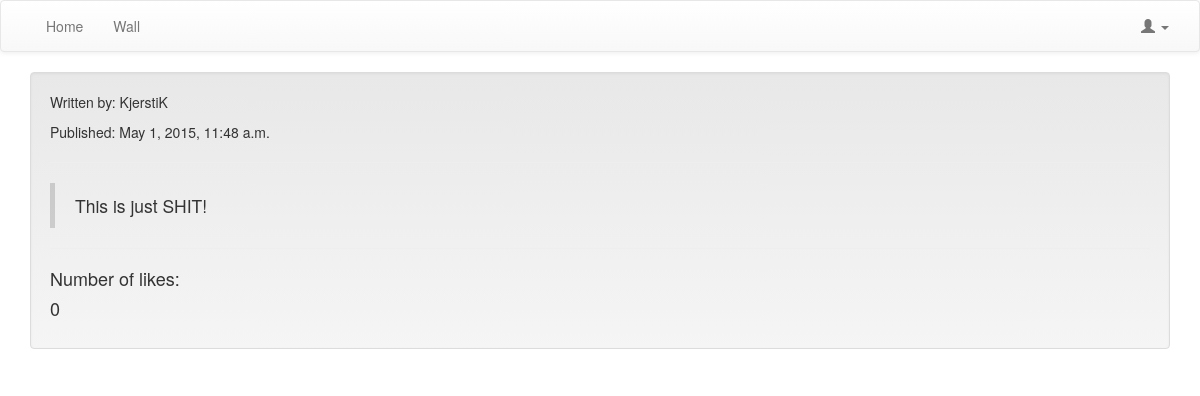
/kvittr_messages/25/, run on the app's committed database.
### kvittr_messages/models.py (models this page shows, shortened)
class Message(models.Model):
	message = models.TextField()
	created_by = models.ForeignKey(User, related_name="created_message")
	created_datetime = models.DateTimeField()
	likes = models.PositiveIntegerField(default=0)
	class Meta:
		ordering = ['-id']

### kvittr_messages/views.py (the view)
# urls.py: url(r'^(\d+)/$', views.message_details, name='message_details'),
def message_details(request, message_id):
	message = Message.objects.get(pk=message_id)
	messages = Message.objects.all()
	context = {'message': message}
	return render(request, 'kvittr_messages/message_details.html', context)

### kvittr_messages/templates/kvittr_messages/message_details.html (shortened to what this page needs)
{% extends 'theme/base.html' %}
{% block pagecontent %}
	<div class="well" style="margin-left: auto; margin-right: auto;">
		<p>Written by: {{ message.created_by }} </p>
		<p>Published: {{ message.created_datetime }}
        <hr>
        <blockquote>{{ message.message }}</blockquote>
        <hr>
        <h4> Number of likes: </h4>
        <h4 id="id-likes-for-message-{{ message.id }}"> {{ message.likes }}</h4>
	</div>
{% endblock %}

### data on the page
Message: created_by "KjerstiK", created_datetime "May 1, 2015, 11:48 a.m.", message "This is just SHIT!", likes "0"
